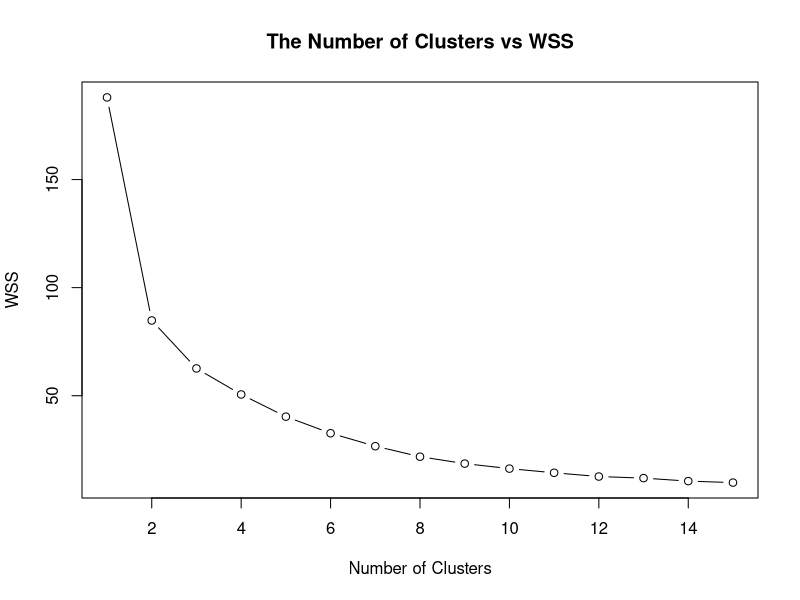
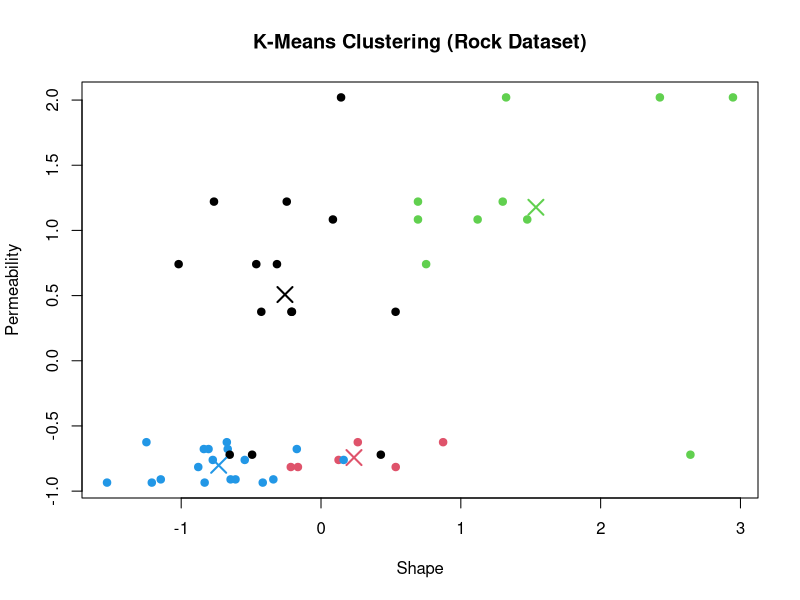

Write R code to recreate these figures, in order.
# Code for k-Means Model in R with kmeans()


# Install and Load ggplot for data visualisation

## Install
install.packages("ggplot2")

## Load
library(ggplot2)


# Step 1. Load the dataset

## Load
data(rock)

## Preview the dataset
head(rock)

## View the structure of the dataset
str(rock)


# ---------------------------------------------


# Step 2. Normalise the data

## Scale
rock_scaled <- scale(rock)

## Check the results
summary(rock_scaled)


# ---------------------------------------------


# Step 3. Find the optimal k

## Initialise a vector for within cluster sum of squares (wss)
wss <- numeric(15)

## For-loop through the wss
for (k in 1:15) {
  
  ## Try the k
  km <- kmeans(rock_scaled,
               centers = k,
               nstart = 20)
  
  ## Get WSS for the k
  wss[k] <- km$tot.withinss
}

## Plot the wss
plot(1:15,
     wss,
     type = "b",
     main = "The Number of Clusters vs WSS",
     xlab = "Number of Clusters",
     ylab = "WSS")

## Set optiomal k = 4
opt_k <- 4


# ---------------------------------------------


# Step 4. Train the model

## Set see for reproducibility
set.seed(500)

## Train the model
km <- kmeans(rock_scaled,
             centers = opt_k,
             nstart = 20)

## Print the model
print(km)

## Print the table
table(km$cluster)


# ---------------------------------------------


# Step 5. Visualise the clusters

## Create a plot
plot(rock_scaled[, c("shape", "perm")], 
     col = km$cluster,
     pch = 19,
     main = "K-Means Clustering (Rock Dataset)",
     xlab = "Shape",
     ylab = "Permeability")

## Add cluster centers
points(km$centers[, c("shape", "perm")], 
       col = 1:4,
       pch = 4,
       cex = 2,
       lwd = 2)